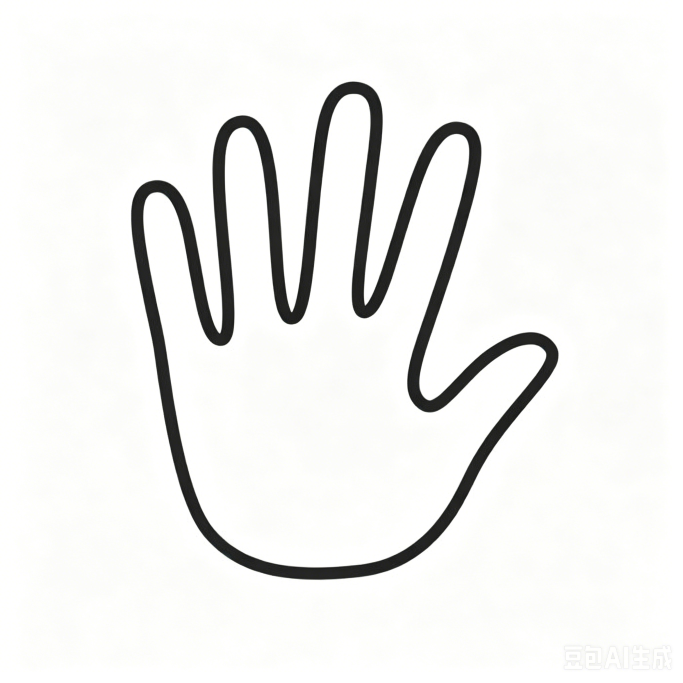
#> input picture assets/hand_outline_source.png, 2048 x 2048 px (shown at 1/3 size); its folder holds only this picture in this run
$ python -i alignment_guide.py   (imports and definitions only)
#> lines starting #> are read from the running program, lines starting #| are printed output that depends on the picture; after the words box and inside, x2 and y2 are one past the last pixel; in counts of white or black regions, pixels touching at a corner belong together
#> further down, picture is the input picture: shape (2048, 2048, 3); mean B, G, R 237.3, 239, 238.8
from __future__ import annotations

from pathlib import Path

import cv2
import numpy as np

_ASSET_PATH = Path(__file__).resolve().parents[1] / "assets" / "hand_outline.png"
_SOURCE_ASSET_PATH = Path(__file__).resolve().parents[1] / "assets" / "hand_outline_source.png"
_ASSET_CACHE: tuple[float, np.ndarray] | None = None


# [19 lines left out: functions _read_image_unicode, _write_image_unicode, not called in this run]


def _transparent_line_art(src: np.ndarray) -> np.ndarray | None:
    if src is None:
        return None
    if src.ndim == 2:
        bgr = cv2.cvtColor(src, cv2.COLOR_GRAY2BGR)
        alpha_in = np.full(src.shape, 255, dtype=np.uint8)
    elif src.shape[2] == 4:
        bgr = src[:, :, :3]
        alpha_in = src[:, :, 3]
    else:
        bgr = src[:, :, :3]
        alpha_in = np.full(src.shape[:2], 255, dtype=np.uint8)

    gray = cv2.cvtColor(bgr, cv2.COLOR_BGR2GRAY)
    # Keep only dark ink. White background and pale watermark become transparent.
    alpha = np.clip((170 - gray.astype(np.int16)) * 3, 0, 255).astype(np.uint8)
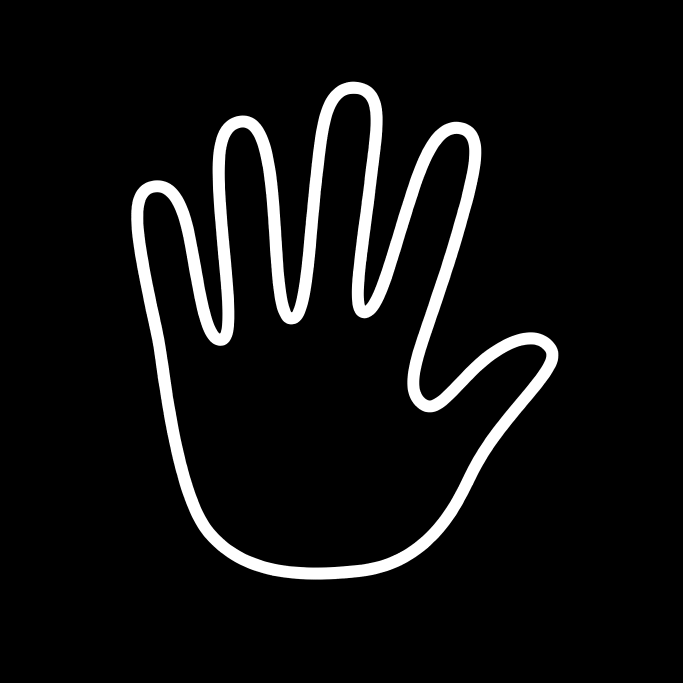
#> alpha: shape (2048, 2048) (shown at 1/3 size); min 0, max 255, mean 17.2
    alpha = cv2.min(alpha, alpha_in)
    alpha = cv2.GaussianBlur(alpha, (3, 3), 0)

    ys, xs = np.where(alpha > 12)
    if len(xs) == 0 or len(ys) == 0:
        return None

    pad = 18
    x0 = max(int(xs.min()) - pad, 0)
#> x0 = 374
    x1 = min(int(xs.max()) + pad + 1, src.shape[1])
#> x1 = 1694
    y0 = max(int(ys.min()) - pad, 0)
#> y0 = 226
    y1 = min(int(ys.max()) + pad + 1, src.shape[0])
#> y1 = 1758
    rgba = np.zeros((y1 - y0, x1 - x0, 4), dtype=np.uint8)
    rgba[:, :, :3] = bgr[y0:y1, x0:x1]
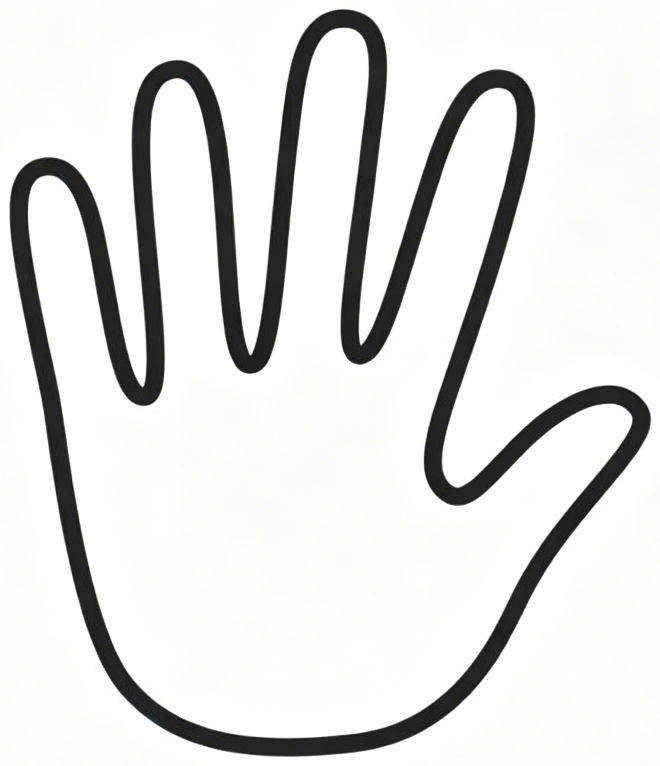
#> rgba: shape (1532, 1320, 4) (shown at 1/2 size); mean B, G, R, A 221.6, 223.1, 222.9, 0
    rgba[:, :, 3] = alpha[y0:y1, x0:x1]
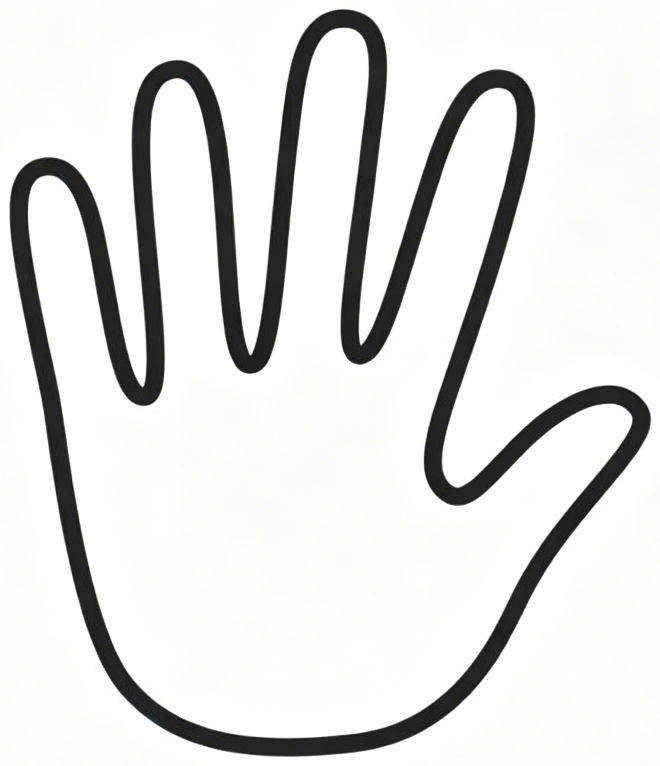
#> rgba: shape (1532, 1320, 4) (shown at 1/2 size); 15.29% of pixels changed, all inside (x1, y1, x2, y2) = (18, 18, 1303, 1514)
    return rgba


# [153 lines left out: functions _load_outline_asset, _overlay_asset, _sample_cubic, _outline_points, draw_hand_outline, not called in this run]

>>> import cv2
>>> picture = cv2.imread('../assets/hand_outline_source.png')
>>> result = _transparent_line_art(picture)

$ run again, on assets/hand_outline.png
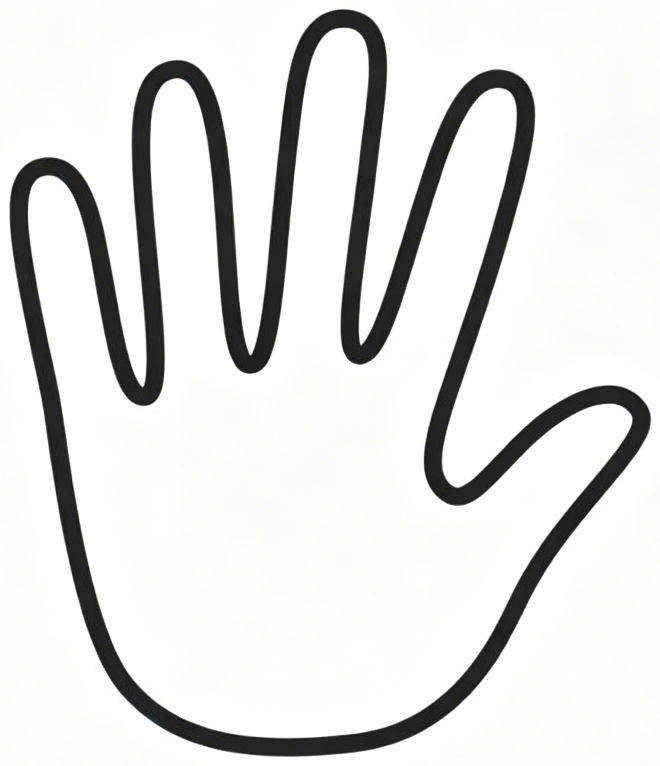
#> input picture assets/hand_outline.png, 1320 x 1532 px (shown at 1/2 size)
#> picture is the input picture: shape (1532, 1320, 3); mean B, G, R 221.6, 223.1, 222.9
#> in _transparent_line_art, `alpha = np.clip((170 - gray.astype(np.int16)) * 3, 0, 255).astype(np.u..`:
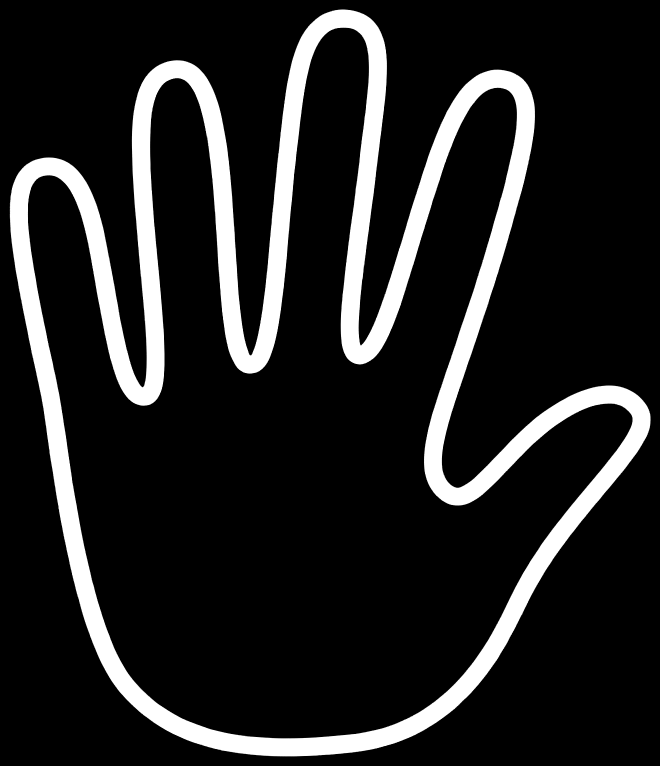
#> alpha: shape (1532, 1320) (shown at 1/2 size); min 0, max 255, mean 35.7
#> x0 = 0
#> x1 = 1320
#> y0 = 0
#> y1 = 1532
